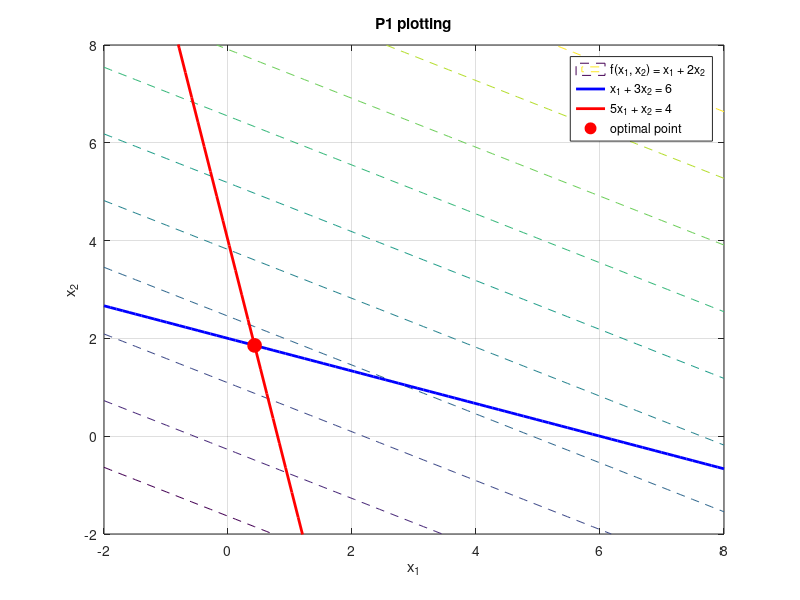

This figure's MATLAB source:
% Define the range for x1 and x2
x1 = linspace(-2, 8, 100);
x2 = linspace(-2, 8, 100);

% Create a meshgrid for x1 and x2
[X1, X2] = meshgrid(x1, x2);

% Define the function f(x1, x2) = x1 + 2x2
F = X1 + 2 * X2;

% Create the contour plot for f(x1, x2)
figure;
contour(X1, X2, F, 'LineStyle', '--'); % Dashed contour lines
hold on;

% Plot the line x1 + 3x2 = 6
plot(x1, (6 - x1) / 3, 'b', 'LineWidth', 2); 

% Plot the line 5x1 + x2 = 4
plot(x1, 4 - 5 * x1, 'r', 'LineWidth', 2); 

% Set axis limits for better visualization
xlim([-2, 8]);
ylim([-2, 8]);

% The optimal point
plot(3/7, 13/7, 'ro', 'MarkerSize', 10, 'MarkerFaceColor', 'r'); 

% Add labels and legend
xlabel('x_1');
ylabel('x_2');
title('P1 plotting');
legend('f(x_1, x_2) = x_1 + 2x_2', 'x_1 + 3x_2 = 6', '5x_1 + x_2 = 4', 'optimal point');

% Show the grid
grid on;
hold off;

